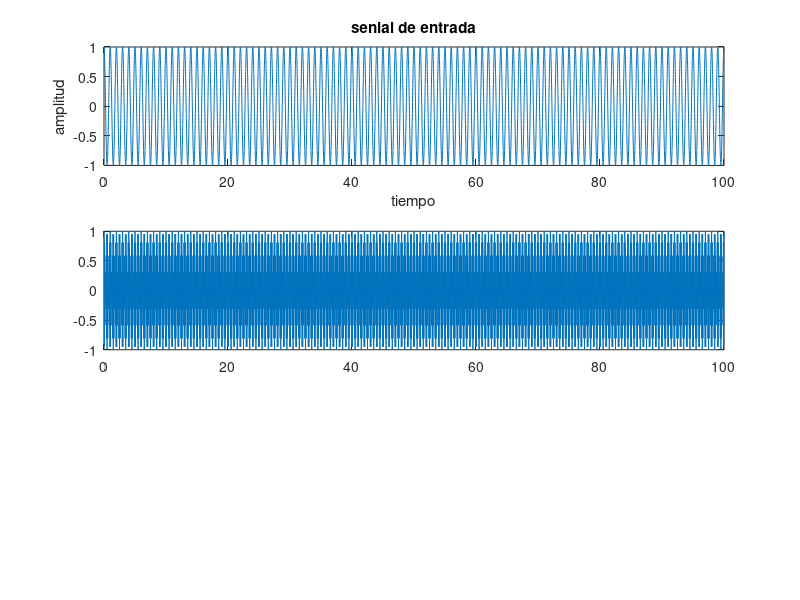

This chart was generated by the following MATLAB code: (Note: this script raises an error after producing the figure.)
clc;
close all;
clear all;

% am 


fs=100;
t=0:1/fs:100;
fm=1;
fc=10;
x=cos(2*pi*fm*t);
figure(1)
subplot(3,1,1);
plot(t,x)
title('senial de entrada')
xlabel('tiempo')
ylabel('amplitud')


y1= ammod(x,fc,fs);  % doble banda lateral
subplot(3,1,2);
plot(t,y1)

%%
y2=ssbmod(x,fc,fs);  % doble banda lateral
step(sa,y2)